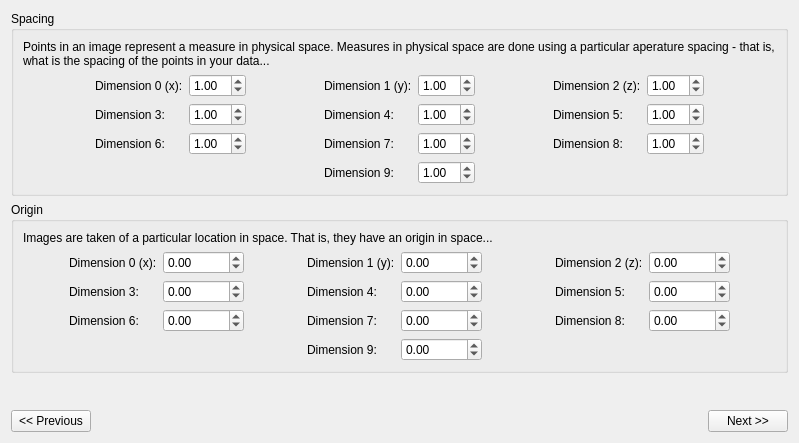
      <widget class="QWidget" name="page_3">
       <layout class="QGridLayout">
        <item row="0" column="0">
         <widget class="QGroupBox" name="groupBox_7">
          <property name="title">
           <string>Spacing</string>
          </property>
          <layout class="QGridLayout">
           <item row="0" column="0" colspan="10">
            <widget class="QLabel" name="label_16">
             <property name="text">
              <string>Points in an image represent a measure in physical space. Measures in physical space are done using a particular aperature spacing - that is, what is the spacing of the points in your data...</string>
             </property>
             <property name="scaledContents">
              <bool>true</bool>
             </property>
             <property name="wordWrap">
              <bool>true</bool>
             </property>
            </widget>
           </item>
           <item row="1" column="0">
            <spacer>
             <property name="orientation">
              <enum>Qt::Horizontal</enum>
             </property>
             <property name="sizeHint" stdset="0">
              <size>
               <width>40</width>
               <height>20</height>
              </size>
             </property>
            </spacer>
           </item>
           <item row="1" column="1">
            <widget class="QLabel" name="spacing0Label">
             <property name="text">
              <string>Dimension 0 (x):</string>
             </property>
             <property name="scaledContents">
              <bool>true</bool>
             </property>
            </widget>
           </item>
           <item row="1" column="2">
            <widget class="QDoubleSpinBox" name="spacing0DoubleSpinBox">
             <property name="value">
              <number>1</number>
             </property>
            </widget>
           </item>
           <item row="1" column="3">
            <spacer>
             <property name="orientation">
              <enum>Qt::Horizontal</enum>
             </property>
             <property name="sizeHint" stdset="0">
              <size>
               <width>61</width>
               <height>20</height>
              </size>
             </property>
            </spacer>
           </item>
           <item row="1" column="4">
            <widget class="QLabel" name="spacing1Label">
             <property name="text">
              <string>Dimension 1 (y):</string>
             </property>
             <property name="scaledContents">
              <bool>true</bool>
             </property>
            </widget>
           </item>
           <item row="1" column="5">
            <widget class="QDoubleSpinBox" name="spacing1DoubleSpinBox">
             <property name="value">
              <number>1</number>
             </property>
            </widget>
           </item>
           <item row="1" column="6">
            <spacer>
             <property name="orientation">
              <enum>Qt::Horizontal</enum>
             </property>
             <property name="sizeHint" stdset="0">
              <size>
               <width>51</width>
               <height>20</height>
              </size>
             </property>
            </spacer>
           </item>
           <item row="1" column="7">
            <widget class="QLabel" name="spacing2Label">
             <property name="text">
              <string>Dimension 2 (z):</string>
             </property>
             <property name="scaledContents">
              <bool>true</bool>
             </property>
            </widget>
           </item>
           <item row="1" column="8">
            <widget class="QDoubleSpinBox" name="spacing2DoubleSpinBox">
             <property name="value">
              <number>1</number>
             </property>
            </widget>
           </item>
           <item row="1" column="9">
            <spacer>
             <property name="orientation">
              <enum>Qt::Horizontal</enum>
             </property>
             <property name="sizeHint" stdset="0">
              <size>
               <width>40</width>
               <height>20</height>
              </size>
             </property>
            </spacer>
           </item>
           <item row="2" column="0">
            <spacer>
             <property name="orientation">
              <enum>Qt::Horizontal</enum>
             </property>
             <property name="sizeHint" stdset="0">
              <size>
               <width>40</width>
               <height>20</height>
              </size>
             </property>
            </spacer>
           </item>
           <item row="2" column="1">
            <widget class="QLabel" name="spacing3Label">
             <property name="text">
              <string>Dimension 3:</string>
             </property>
             <property name="scaledContents">
              <bool>true</bool>
             </property>
            </widget>
           </item>
           <item row="2" column="2">
            <widget class="QDoubleSpinBox" name="spacing3DoubleSpinBox">
             <property name="value">
              <number>1</number>
             </property>
            </widget>
           </item>
           <item row="2" column="3">
            <spacer>
             <property name="orientation">
              <enum>Qt::Horizontal</enum>
             </property>
             <property name="sizeHint" stdset="0">
              <size>
               <width>61</width>
               <height>20</height>
              </size>
             </property>
            </spacer>
           </item>
           <item row="2" column="4">
            <widget class="QLabel" name="spacing4Label">
             <property name="text">
              <string>Dimension 4:</string>
             </property>
             <property name="scaledContents">
              <bool>true</bool>
             </property>
            </widget>
           </item>
           <item row="2" column="5">
            <widget class="QDoubleSpinBox" name="spacing4DoubleSpinBox">
             <property name="value">
              <number>1</number>
             </property>
            </widget>
           </item>
           <item row="2" column="6">
            <spacer>
             <property name="orientation">
              <enum>Qt::Horizontal</enum>
             </property>
             <property name="sizeHint" stdset="0">
              <size>
               <width>51</width>
               <height>20</height>
              </size>
             </property>
            </spacer>
           </item>
           <item row="2" column="7">
            <widget class="QLabel" name="spacing5Label">
             <property name="text">
              <string>Dimension 5:</string>
             </property>
             <property name="scaledContents">
              <bool>true</bool>
             </property>
            </widget>
           </item>
           <item row="2" column="8">
            <widget class="QDoubleSpinBox" name="spacing5DoubleSpinBox">
             <property name="value">
              <number>1</number>
             </property>
            </widget>
           </item>
           <item row="2" column="9">
            <spacer>
             <property name="orientation">
              <enum>Qt::Horizontal</enum>
             </property>
             <property name="sizeHint" stdset="0">
              <size>
               <width>40</width>
               <height>20</height>
              </size>
             </property>
            </spacer>
           </item>
           <item row="3" column="0">
            <spacer>
             <property name="orientation">
              <enum>Qt::Horizontal</enum>
             </property>
             <property name="sizeHint" stdset="0">
              <size>
               <width>40</width>
               <height>20</height>
              </size>
             </property>
            </spacer>
           </item>
           <item row="3" column="1">
            <widget class="QLabel" name="spacing6Label">
             <property name="text">
              <string>Dimension 6:</string>
             </property>
             <property name="scaledContents">
              <bool>true</bool>
             </property>
            </widget>
           </item>
           <item row="3" column="2">
            <widget class="QDoubleSpinBox" name="spacing6DoubleSpinBox">
             <property name="value">
              <number>1</number>
             </property>
            </widget>
           </item>
           <item row="3" column="3">
            <spacer>
             <property name="orientation">
              <enum>Qt::Horizontal</enum>
             </property>
             <property name="sizeHint" stdset="0">
              <size>
               <width>61</width>
               <height>20</height>
              </size>
             </property>
            </spacer>
           </item>
           <item row="3" column="4">
            <widget class="QLabel" name="spacing7Label">
             <property name="text">
              <string>Dimension 7:</string>
             </property>
             <property name="scaledContents">
              <bool>true</bool>
             </property>
            </widget>
           </item>
           <item row="3" column="5">
            <widget class="QDoubleSpinBox" name="spacing7DoubleSpinBox">
             <property name="value">
              <number>1</number>
             </property>
            </widget>
           </item>
           <item row="3" column="6">
            <spacer>
             <property name="orientation">
              <enum>Qt::Horizontal</enum>
             </property>
             <property name="sizeHint" stdset="0">
              <size>
               <width>51</width>
               <height>20</height>
              </size>
             </property>
            </spacer>
           </item>
           <item row="3" column="7">
            <widget class="QLabel" name="spacing8Label">
             <property name="text">
              <string>Dimension 8:</string>
             </property>
             <property name="scaledContents">
              <bool>true</bool>
             </property>
            </widget>
           </item>
           <item row="3" column="8">
            <widget class="QDoubleSpinBox" name="spacing8DoubleSpinBox">
             <property name="value">
              <number>1</number>
             </property>
            </widget>
           </item>
           <item row="3" column="9">
            <spacer>
             <property name="orientation">
              <enum>Qt::Horizontal</enum>
             </property>
             <property name="sizeHint" stdset="0">
              <size>
               <width>40</width>
               <height>20</height>
              </size>
             </property>
            </spacer>
           </item>
           <item row="4" column="4">
            <widget class="QLabel" name="spacing9Label">
             <property name="text">
              <string>Dimension 9:</string>
             </property>
             <property name="scaledContents">
              <bool>true</bool>
             </property>
            </widget>
           </item>
           <item row="4" column="5">
            <widget class="QDoubleSpinBox" name="spacing9DoubleSpinBox">
             <property name="value">
              <number>1</number>
             </property>
            </widget>
           </item>
          </layout>
         </widget>
        </item>
        <item row="1" column="0">
         <widget class="QGroupBox" name="groupBox_6">
          <property name="title">
           <string>Origin</string>
          </property>
          <layout class="QGridLayout">
           <item row="0" column="0" colspan="10">
            <widget class="QLabel" name="label_31">
             <property name="text">
              <string>Images are taken of a particular location in space. That is, they have an origin in space...</string>
             </property>
             <property name="scaledContents">
              <bool>true</bool>
             </property>
             <property name="wordWrap">
              <bool>true</bool>
             </property>
            </widget>
           </item>
           <item row="1" column="0">
            <spacer>
             <property name="orientation">
              <enum>Qt::Horizontal</enum>
             </property>
             <property name="sizeHint" stdset="0">
              <size>
               <width>40</width>
               <height>20</height>
              </size>
             </property>
            </spacer>
           </item>
           <item row="1" column="1">
            <widget class="QLabel" name="origin0Label">
             <property name="text">
              <string>Dimension 0 (x):</string>
             </property>
            </widget>
           </item>
           <item row="1" column="2">
            <widget class="QDoubleSpinBox" name="origin0DoubleSpinBox">
             <property name="minimum">
              <number>-10000</number>
             </property>
             <property name="maximum">
              <number>10000</number>
             </property>
             <property name="value">
              <number>0</number>
             </property>
            </widget>
           </item>
           <item row="1" column="3">
            <spacer>
             <property name="orientation">
              <enum>Qt::Horizontal</enum>
             </property>
             <property name="sizeHint" stdset="0">
              <size>
               <width>51</width>
               <height>20</height>
              </size>
             </property>
            </spacer>
           </item>
           <item row="1" column="4">
            <widget class="QLabel" name="origin1Label">
             <property name="text">
              <string>Dimension 1 (y):</string>
             </property>
            </widget>
           </item>
           <item row="1" column="5">
            <widget class="QDoubleSpinBox" name="origin1DoubleSpinBox">
             <property name="minimum">
              <number>-10000</number>
             </property>
             <property name="maximum">
              <number>10000</number>
             </property>
             <property name="value">
              <number>0</number>
             </property>
            </widget>
           </item>
           <item row="1" column="6">
            <spacer>
             <property name="orientation">
              <enum>Qt::Horizontal</enum>
             </property>
             <property name="sizeHint" stdset="0">
              <size>
               <width>61</width>
               <height>20</height>
              </size>
             </property>
            </spacer>
           </item>
           <item row="1" column="7">
            <widget class="QLabel" name="origin2Label">
             <property name="text">
              <string>Dimension 2 (z):</string>
             </property>
            </widget>
           </item>
           <item row="1" column="8">
            <widget class="QDoubleSpinBox" name="origin2DoubleSpinBox">
             <property name="minimum">
              <number>-10000</number>
             </property>
             <property name="maximum">
              <number>10000</number>
             </property>
             <property name="value">
              <number>0</number>
             </property>
            </widget>
           </item>
           <item row="1" column="9">
            <spacer>
             <property name="orientation">
              <enum>Qt::Horizontal</enum>
             </property>
             <property name="sizeHint" stdset="0">
              <size>
               <width>40</width>
               <height>20</height>
              </size>
             </property>
            </spacer>
           </item>
           <item row="2" column="0">
            <spacer>
             <property name="orientation">
              <enum>Qt::Horizontal</enum>
             </property>
             <property name="sizeHint" stdset="0">
              <size>
               <width>40</width>
               <height>20</height>
              </size>
             </property>
            </spacer>
           </item>
           <item row="2" column="1">
            <widget class="QLabel" name="origin3Label">
             <property name="text">
              <string>Dimension 3:</string>
             </property>
            </widget>
           </item>
           <item row="2" column="2">
            <widget class="QDoubleSpinBox" name="origin3DoubleSpinBox">
             <property name="minimum">
              <number>-10000</number>
             </property>
             <property name="maximum">
              <number>10000</number>
             </property>
             <property name="value">
              <number>0</number>
             </property>
            </widget>
           </item>
           <item row="2" column="3">
            <spacer>
             <property name="orientation">
              <enum>Qt::Horizontal</enum>
             </property>
             <property name="sizeHint" stdset="0">
              <size>
               <width>51</width>
               <height>20</height>
              </size>
             </property>
            </spacer>
           </item>
           <item row="2" column="4">
            <widget class="QLabel" name="origin4Label">
             <property name="text">
              <string>Dimension 4:</string>
             </property>
            </widget>
           </item>
           <item row="2" column="5">
            <widget class="QDoubleSpinBox" name="origin4DoubleSpinBox">
             <property name="minimum">
              <number>-10000</number>
             </property>
             <property name="maximum">
              <number>10000</number>
             </property>
             <property name="value">
              <number>0</number>
             </property>
            </widget>
           </item>
           <item row="2" column="6">
            <spacer>
             <property name="orientation">
              <enum>Qt::Horizontal</enum>
             </property>
             <property name="sizeHint" stdset="0">
              <size>
               <width>61</width>
               <height>20</height>
              </size>
             </property>
            </spacer>
           </item>
           <item row="2" column="7">
            <widget class="QLabel" name="origin5Label">
             <property name="text">
              <string>Dimension 5:</string>
             </property>
            </widget>
           </item>
           <item row="2" column="8">
            <widget class="QDoubleSpinBox" name="origin5DoubleSpinBox">
             <property name="minimum">
              <number>-10000</number>
             </property>
             <property name="maximum">
              <number>10000</number>
             </property>
             <property name="value">
              <number>0</number>
             </property>
            </widget>
           </item>
           <item row="2" column="9">
            <spacer>
             <property name="orientation">
              <enum>Qt::Horizontal</enum>
             </property>
             <property name="sizeHint" stdset="0">
              <size>
               <width>40</width>
               <height>20</height>
              </size>
             </property>
            </spacer>
           </item>
           <item row="3" column="0">
            <spacer>
             <property name="orientation">
              <enum>Qt::Horizontal</enum>
             </property>
             <property name="sizeHint" stdset="0">
              <size>
               <width>40</width>
               <height>20</height>
              </size>
             </property>
            </spacer>
           </item>
           <item row="3" column="1">
            <widget class="QLabel" name="origin6Label">
             <property name="text">
              <string>Dimension 6:</string>
             </property>
            </widget>
           </item>
           <item row="3" column="2">
            <widget class="QDoubleSpinBox" name="origin6DoubleSpinBox">
             <property name="minimum">
              <number>-10000</number>
             </property>
             <property name="maximum">
              <number>10000</number>
             </property>
             <property name="value">
              <number>0</number>
             </property>
            </widget>
           </item>
           <item row="3" column="3">
            <spacer>
             <property name="orientation">
              <enum>Qt::Horizontal</enum>
             </property>
             <property name="sizeHint" stdset="0">
              <size>
               <width>51</width>
               <height>20</height>
              </size>
             </property>
            </spacer>
           </item>
           <item row="3" column="4">
            <widget class="QLabel" name="origin7Label">
             <property name="text">
              <string>Dimension 7:</string>
             </property>
            </widget>
           </item>
           <item row="3" column="5">
            <widget class="QDoubleSpinBox" name="origin7DoubleSpinBox">
             <property name="minimum">
              <number>-10000</number>
             </property>
             <property name="maximum">
              <number>10000</number>
             </property>
             <property name="value">
              <number>0</number>
             </property>
            </widget>
           </item>
           <item row="3" column="6">
            <spacer>
             <property name="orientation">
              <enum>Qt::Horizontal</enum>
             </property>
             <property name="sizeHint" stdset="0">
              <size>
               <width>61</width>
               <height>20</height>
              </size>
             </property>
            </spacer>
           </item>
           <item row="3" column="7">
            <widget class="QLabel" name="origin8Label">
             <property name="text">
              <string>Dimension 8:</string>
             </property>
            </widget>
           </item>
           <item row="3" column="8">
            <widget class="QDoubleSpinBox" name="origin8DoubleSpinBox">
             <property name="minimum">
              <number>-10000</number>
             </property>
             <property name="maximum">
              <number>10000</number>
             </property>
             <property name="value">
              <number>0</number>
             </property>
            </widget>
           </item>
           <item row="3" column="9">
            <spacer>
             <property name="orientation">
              <enum>Qt::Horizontal</enum>
             </property>
             <property name="sizeHint" stdset="0">
              <size>
               <width>40</width>
               <height>20</height>
              </size>
             </property>
            </spacer>
           </item>
           <item row="4" column="4">
            <widget class="QLabel" name="origin9Label">
             <property name="text">
              <string>Dimension 9:</string>
             </property>
            </widget>
           </item>
           <item row="4" column="5">
            <widget class="QDoubleSpinBox" name="origin9DoubleSpinBox">
             <property name="minimum">
              <number>-10000</number>
             </property>
             <property name="maximum">
              <number>10000</number>
             </property>
             <property name="value">
              <number>0</number>
             </property>
            </widget>
           </item>
          </layout>
         </widget>
        </item>
        <item row="2" column="0">
         <spacer>
          <property name="orientation">
           <enum>Qt::Vertical</enum>
          </property>
          <property name="sizeHint" stdset="0">
           <size>
            <width>531</width>
            <height>31</height>
           </size>
          </property>
         </spacer>
        </item>
        <item row="3" column="0">
         <layout class="QHBoxLayout">
          <item>
           <widget class="QPushButton" name="page3PreviousPushButton">
            <property name="text">
             <string>&lt;&lt; Previous</string>
            </property>
           </widget>
          </item>
          <item>
           <spacer>
            <property name="orientation">
             <enum>Qt::Horizontal</enum>
            </property>
            <property name="sizeHint" stdset="0">
             <size>
              <width>461</width>
              <height>20</height>
             </size>
            </property>
           </spacer>
          </item>
          <item>
           <widget class="QPushButton" name="page3NextPushButton">
            <property name="text">
             <string>Next &gt;&gt;</string>
            </property>
           </widget>
          </item>
         </layout>
        </item>
       </layout>
      </widget>
